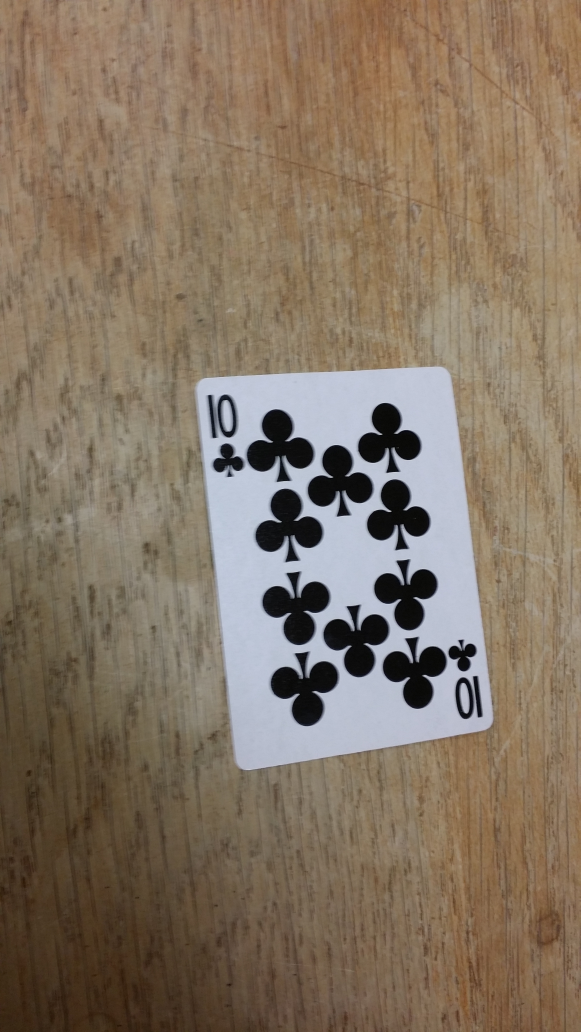
#> input picture img/cards-[C0]-001.jpg, 2322 x 4128 px (shown at 1/4 size)
$ python carddetection.py
#> lines starting #> are read from the running program, lines starting #| are printed output that depends on the picture; after the words box and inside, x2 and y2 are one past the last pixel; in counts of white or black regions, pixels touching at a corner belong together
### transform.py
# import the necessary packages
import numpy as np
import cv2

def order_points(pts):
	# initialzie a list of coordinates that will be ordered
	# such that the first entry in the list is the top-left,
	# the second entry is the top-right, the third is the
	# bottom-right, and the fourth is the bottom-left
	rect = np.zeros((4, 2), dtype = "float32")

	# the top-left point will have the smallest sum, whereas
	# the bottom-right point will have the largest sum
	s = pts.sum(axis = 1)
	rect[0] = pts[np.argmin(s)]
	rect[2] = pts[np.argmax(s)]

	# now, compute the difference between the points, the
	# top-right point will have the smallest difference,
	# whereas the bottom-left will have the largest difference
	diff = np.diff(pts, axis = 1)
	rect[1] = pts[np.argmin(diff)]
	rect[3] = pts[np.argmax(diff)]

	# return the ordered coordinates
	return rect

def four_point_transform(image, pts):
	# obtain a consistent order of the points and unpack them
	# individually
	rect = order_points(pts)
	(tl, tr, br, bl) = rect

	# compute the width of the new image, which will be the
	# maximum distance between bottom-right and bottom-left
	# x-coordiates or the top-right and top-left x-coordinates
	widthA = np.sqrt(((br[0] - bl[0]) ** 2) + ((br[1] - bl[1]) ** 2))
	widthB = np.sqrt(((tr[0] - tl[0]) ** 2) + ((tr[1] - tl[1]) ** 2))
	maxWidth = max(int(widthA), int(widthB))

	# compute the height of the new image, which will be the
	# maximum distance between the top-right and bottom-right
	# y-coordinates or the top-left and bottom-left y-coordinates
	heightA = np.sqrt(((tr[0] - br[0]) ** 2) + ((tr[1] - br[1]) ** 2))
	heightB = np.sqrt(((tl[0] - bl[0]) ** 2) + ((tl[1] - bl[1]) ** 2))
	maxHeight = max(int(heightA), int(heightB))

	# now that we have the dimensions of the new image, construct
	# the set of destination points to obtain a "birds eye view",
	# (i.e. top-down view) of the image, again specifying points
	# in the top-left, top-right, bottom-right, and bottom-left
	# order
	dst = np.array([
		[0, 0],
		[maxWidth - 1, 0],
		[maxWidth - 1, maxHeight - 1],
		[0, maxHeight - 1]], dtype = "float32")

	# compute the perspective transform matrix and then apply it
	M = cv2.getPerspectiveTransform(rect, dst)
	warped = cv2.warpPerspective(image, M, (maxWidth, maxHeight))

	# return the warped image
	return warped

### carddetection.py
# import the necessary packages
from transform import four_point_transform
from skimage.filters import threshold_local
import numpy as np
import argparse
import cv2
import imutils

# Test load img in grayscale
image = cv2.imread('img/cards-[C0]-001.jpg')
#> image is the input picture: shape (4128, 2322, 3); mean B, G, R 98.9, 116.5, 132.5
#cv2.imread('img/cards-[C0]-001.jpg')

ratio = image.shape[0] / 500.0
#> ratio = 8.26
orig = image.copy()
image = imutils.resize(image, height = 500)
#> image: shape (500, 281, 3)

# convert the image to grayscale, blur it, and find edges
# in the image
gray = cv2.cvtColor(image, cv2.COLOR_BGR2GRAY)
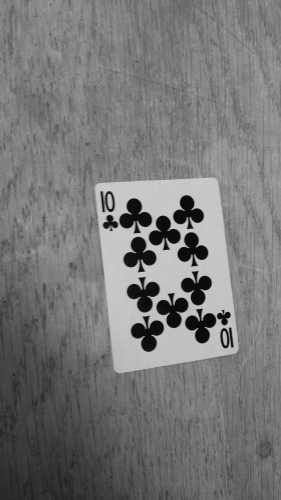
#> gray: shape (500, 281); min 8, max 203, mean 119.3
gray = cv2.GaussianBlur(gray, (5, 5), 0)
edged = cv2.Canny(gray, 75, 200)
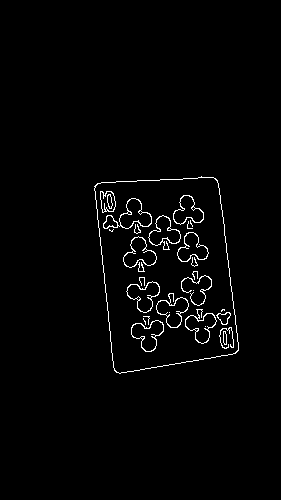
#> edged: shape (500, 281); 1.9% white in thin lines or dots, all inside (x1, y1, x2, y2) = (94, 176, 239, 374)

# show the original image and the edge detected image
print("STEP 1: Edge Detection")
cv2.imshow("Image", image)
cv2.imshow("Edged", edged)
cv2.waitKey(0)
cv2.destroyAllWindows()

# find the contours in the edged image, keeping only the
# largest ones, and initialize the screen contour
cnts = cv2.findContours(edged.copy(), cv2.RETR_LIST, cv2.CHAIN_APPROX_SIMPLE)
#> cnts = 54 contours, 24 with area under 20; largest, box (x1, y1, x2, y2) and area: (94, 176, 239, 374) 23046, (94, 177, 239, 374) 23034, (103, 198, 152, 229) 701, (131, 320, 164, 352) 598, (123, 236, 157, 268) 592
cnts = imutils.grab_contours(cnts)
cnts = sorted(cnts, key = cv2.contourArea, reverse = True)[:5]
#> cnts = 5 contours; box (x1, y1, x2, y2) and area: (94, 176, 239, 374) 23046, (94, 177, 239, 374) 23034, (103, 198, 152, 229) 701, (131, 320, 164, 352) 598, (123, 236, 157, 268) 592

# loop over the contours
for c in cnts:
	# approximate the contour
	peri = cv2.arcLength(c, True)
	approx = cv2.approxPolyDP(c, 0.02 * peri, True)

	# if our approximated contour has four points, then we
	# can assume that we have found our screen
	if len(approx) == 4:
		screenCnt = approx
		break
#> this loop made 1 pass
#> (peri, screenCnt) on pass 1: (635.4, [[215, 178], [94, 186], [116, 372], [238, 350]])

# show the contour (outline) of the piece of paper
print("STEP 2: Find contours of paper")
cv2.drawContours(image, [screenCnt], -1, (0, 255, 0), 2)
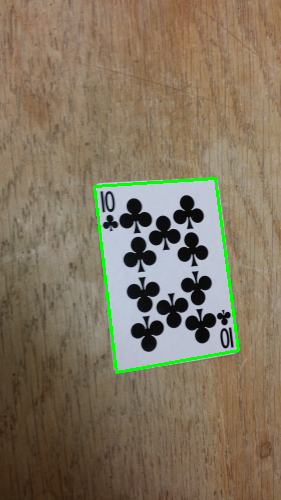
#> image: shape (500, 281, 3); mean B, G, R 96.4, 117.3, 130.2
cv2.imshow("Outline", image)
cv2.waitKey(0)
cv2.destroyAllWindows()

# apply the four point transform to obtain a top-down
# view of the original image
warped = four_point_transform(orig, screenCnt.reshape(4, 2) * ratio)
#> in order_points, `s = pts.sum(axis = 1)`: s = [3244.6, 2311.7, 4028.9, 4854.5]
#> in order_points, `diff = np.diff(pts, axis = 1)`: diff = [-305.5, 759.6, 2113.5, 924.7]
#> in four_point_transform, `rect = order_points(pts)`: rect = [[776.1, 1535.6], [1775, 1469.6], [1964.9, 2889.6], [957.7, 3071.2]]
#> in four_point_transform, `(tl, tr, br, bl) = rect`: tl = [776.1, 1535.6]; tr = [1775, 1469.6]; br = [1964.9, 2889.6]; bl = [957.7, 3071.2]
#> in four_point_transform, `widthA = np.sqrt(((br[0] - bl[0]) ** 2) + ((br[1] - bl[1]) ** 2))`: widthA = 1023.5
#> in four_point_transform, `widthB = np.sqrt(((tr[0] - tl[0]) ** 2) + ((tr[1] - tl[1]) ** 2))`: widthB = 1001.2
#> in four_point_transform, `maxWidth = max(int(widthA), int(widthB))`: maxWidth = 1023
#> in four_point_transform, `heightA = np.sqrt(((tr[0] - br[0]) ** 2) + ((tr[1] - br[1]) ** 2))`: heightA = 1432.7
#> in four_point_transform, `heightB = np.sqrt(((tl[0] - bl[0]) ** 2) + ((tl[1] - bl[1]) ** 2))`: heightB = 1546.3
#> in four_point_transform, `maxHeight = max(int(heightA), int(heightB))`: maxHeight = 1546
#> in four_point_transform, `dst = np.array([ [0, 0], [maxWidth - 1, 0], [maxWidth - 1, maxHeight -..`: dst = [[0, 0], [1022, 0], [1022, 1545], [0, 1545]]
#> in four_point_transform, `M = cv2.getPerspectiveTransform(rect, dst)`: M = [[0.924, -0.109, -549.2], [0.0663, 1, -1591.5], [-6.99e-05, 2.33e-05, 1]]
#> in four_point_transform, `warped = cv2.warpPerspective(image, M, (maxWidth, maxHeight))`:
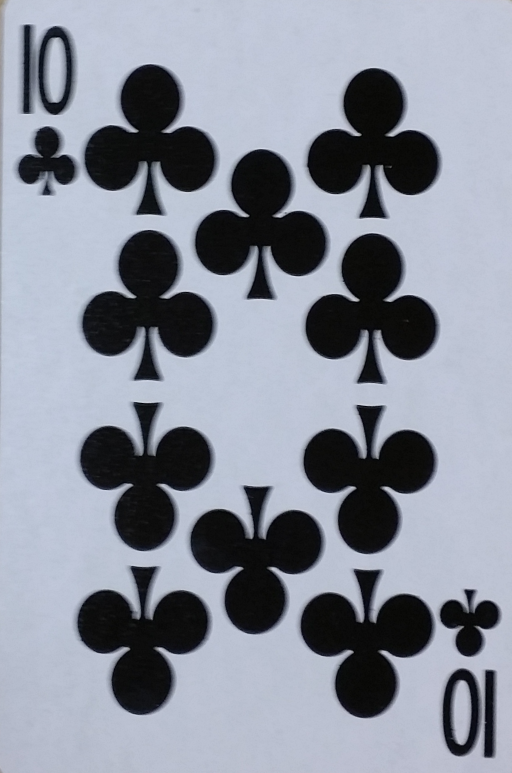
#> warped: shape (1546, 1023, 3) (shown at 1/2 size); mean B, G, R 154.5, 142.3, 137

# convert the warped image to grayscale, then threshold it
# to give it that 'black and white' paper effect
warped = cv2.cvtColor(warped, cv2.COLOR_BGR2GRAY)
#> warped: shape (1546, 1023)
T = threshold_local(warped, 11, offset = 10, method = "gaussian")
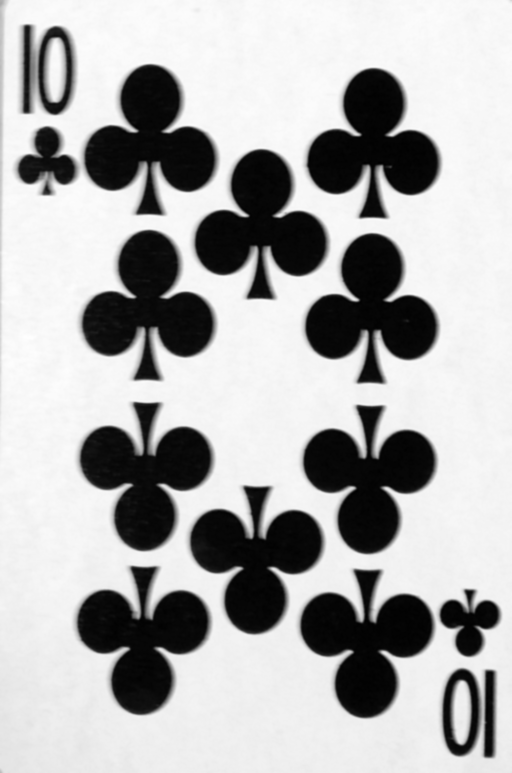
#> T: shape (1546, 1023) float64 (shown at 1/2 size); min -3.21, max 194, mean 132.1; drawn with min black and max white
warped = (warped > T).astype("uint8") * 255
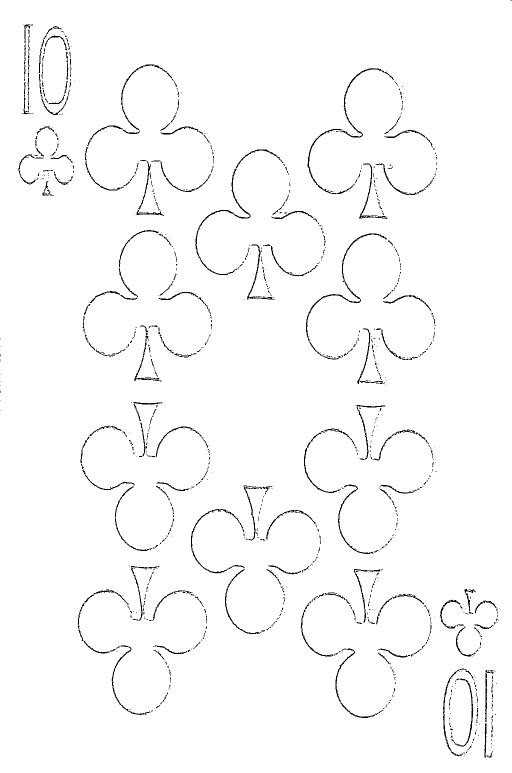
#> warped: shape (1546, 1023) (shown at 1/2 size); 98% white; black in thin lines or dots

# show the original and scanned images
print("STEP 3: Apply perspective transform")
cv2.imshow("Original", imutils.resize(orig, height = 650))
cv2.imshow("Scanned", imutils.resize(warped, height = 650))
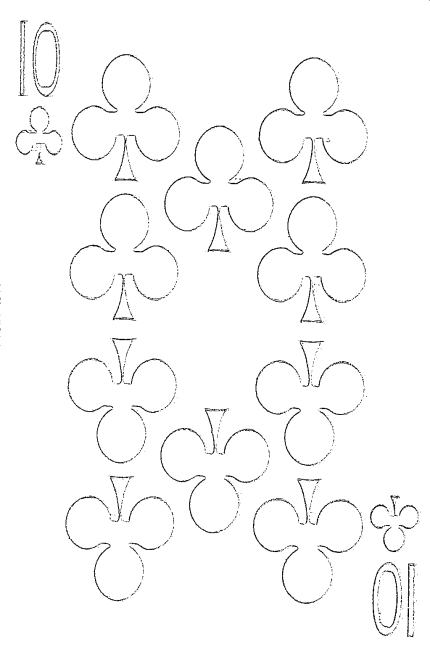
#> window 'Scanned': shape (650, 430); min 0, max 255, mean 250
cv2.waitKey(0)

$ run again, with img/cards-[C0]-002.jpg copied over img/cards-[C0]-001.jpg
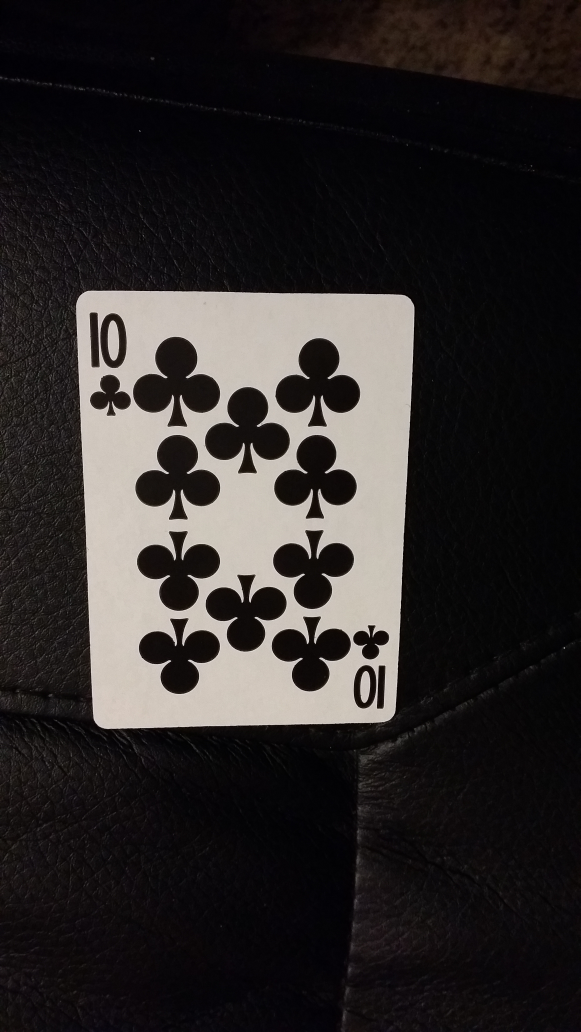
#> input picture img/cards-[C0]-002.jpg, 2322 x 4128 px (shown at 1/4 size)
#> image is the input picture: shape (4128, 2322, 3); mean B, G, R 40.8, 41.4, 45.1
#> `edged = cv2.Canny(gray, 75, 200)`:
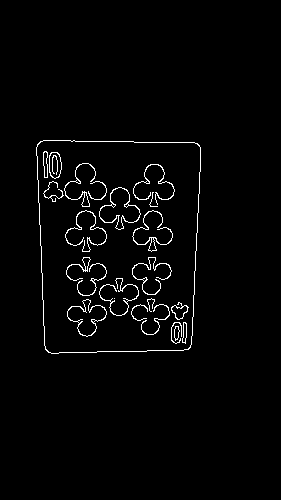
#> edged: shape (500, 281); 2.3% white in thin lines or dots, all inside (x1, y1, x2, y2) = (36, 140, 201, 354)
#> `cnts = cv2.findContours(edged.copy(), cv2.RETR_LIST, cv2.CHAIN_APPROX_..`: cnts = 43 contours, 15 with area under 20; largest, box (x1, y1, x2, y2) and area: (36, 140, 201, 354) 32589, (36, 140, 201, 354) 32577, (99, 187, 141, 230) 935, (99, 187, 141, 230) 876, (67, 299, 107, 337) 782
#> `cnts = sorted(cnts, key = cv2.contourArea, reverse = True)[:5]`: cnts = 5 contours; box (x1, y1, x2, y2) and area: (36, 140, 201, 354) 32589, (36, 140, 201, 354) 32577, (99, 187, 141, 230) 935, (99, 187, 141, 230) 876, (67, 299, 107, 337) 782
#> the loop `for c in cnts:` made 1 pass
#> (peri, screenCnt) on pass 1: (731.4, [[40, 141], [45, 349], [188, 349], [199, 145]])
#> s = [1494.3, 3252.9, 4433.5, 2840.1]
#> diff = [833.9, 2509.8, 1329.2, -445.8]
#> rect = [[330.2, 1164.1], [1642.9, 1197.1], [1552.1, 2881.3], [371.5, 2881.3]]
#> tl = [330.2, 1164.1]; tr = [1642.9, 1197.1]; br = [1552.1, 2881.3]; bl = [371.5, 2881.3]
#> widthA = 1180.6
#> widthB = 1313.1
#> maxWidth = 1313
#> heightA = 1686.7
#> heightB = 1717.7
#> maxHeight = 1717
#> dst = [[0, 0], [1312, 0], [1312, 1716], [0, 1716]]
#> M = [[0.914, -0.022, -276.3], [-0.0211, 0.837, -967.3], [-1.23e-05, -5.5e-05, 1]]
#> `cv2.imshow("Scanned", imutils.resize(warped, height = 650))`:
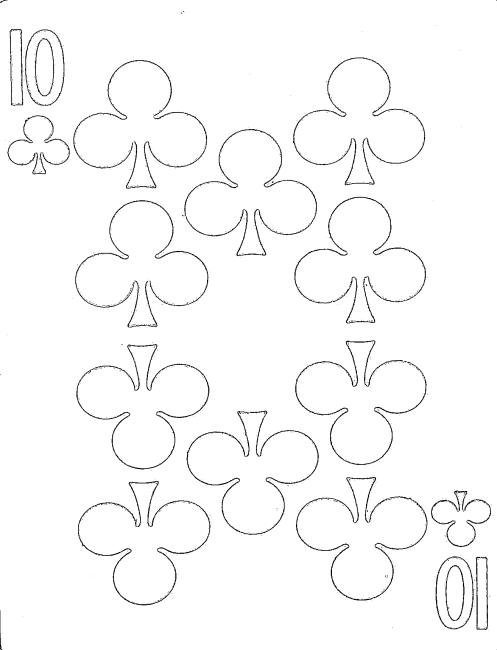
#> window 'Scanned': shape (650, 497); min 0, max 255, mean 249.5

$ run again, with img/cards-[C0]-004.jpg copied over img/cards-[C0]-001.jpg
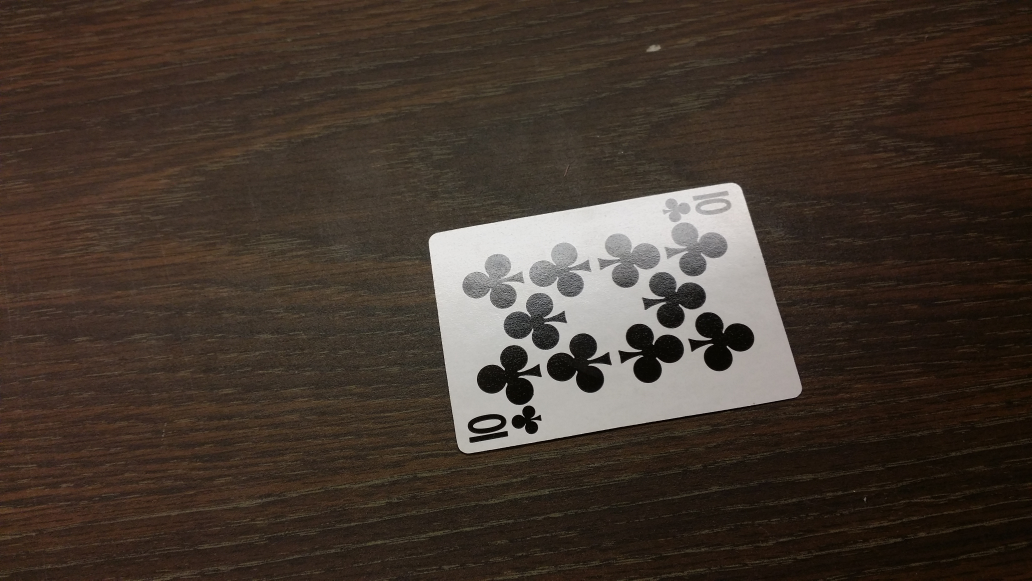
#> input picture img/cards-[C0]-004.jpg, 4128 x 2322 px (shown at 1/4 size)
#> image is the input picture: shape (2322, 4128, 3); mean B, G, R 46, 55.2, 67.4
#> `edged = cv2.Canny(gray, 75, 200)`:
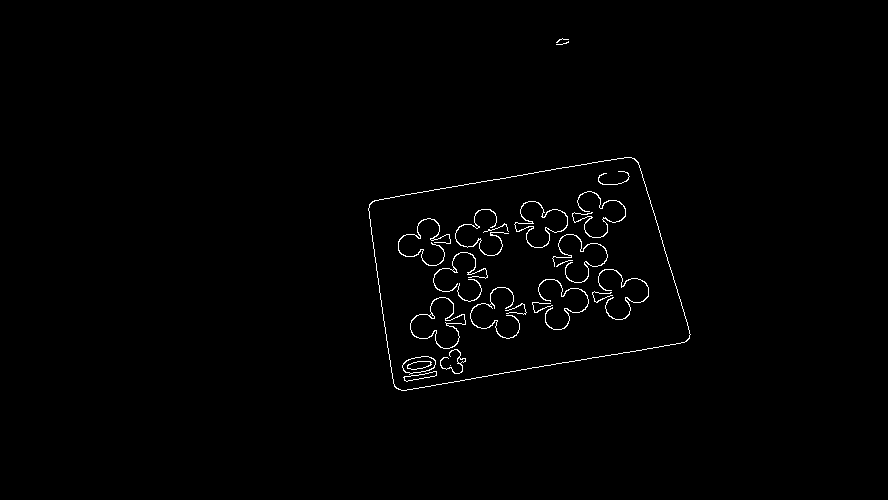
#> edged: shape (500, 888); 0.92% white in thin lines or dots, all inside (x1, y1, x2, y2) = (368, 38, 691, 391)
#> `cnts = cv2.findContours(edged.copy(), cv2.RETR_LIST, cv2.CHAIN_APPROX_..`: cnts = 35 contours, 13 with area under 20; largest, box (x1, y1, x2, y2) and area: (368, 157, 691, 391) 55255, (368, 157, 691, 391) 55239, (410, 297, 466, 349) 1570, (410, 297, 466, 349) 1500, (514, 201, 568, 248) 1379
#> `cnts = sorted(cnts, key = cv2.contourArea, reverse = True)[:5]`: cnts = 5 contours; box (x1, y1, x2, y2) and area: (368, 157, 691, 391) 55255, (368, 157, 691, 391) 55239, (410, 297, 466, 349) 1570, (410, 297, 466, 349) 1500, (514, 201, 568, 248) 1379
#> the loop `for c in cnts:` made 1 pass
#> (peri, screenCnt) on pass 1: (999.9, [[638, 162], [372, 201], [394, 386], [686, 341]])
#> s = [3715.2, 2661, 3622.3, 4769.4]
#> diff = [-2210.5, -794.1, -37.15, -1602.2]
#> rect = [[1727.6, 933.4], [2962.9, 752.3], [3185.8, 1583.6], [1829.7, 1792.6]]
#> tl = [1727.6, 933.4]; tr = [2962.9, 752.3]; br = [3185.8, 1583.6]; bl = [1829.7, 1792.6]
#> widthA = 1372.1
#> widthB = 1248.5
#> maxWidth = 1372
#> heightA = 860.6
#> heightB = 865.2
#> maxHeight = 865
#> dst = [[0, 0], [1371, 0], [1371, 864], [0, 864]]
#> M = [[1.23, -0.146, -1987.1], [0.182, 1.24, -1469.4], [9.49e-06, 0.000131, 1]]
#> `cv2.imshow("Scanned", imutils.resize(warped, height = 650))`:
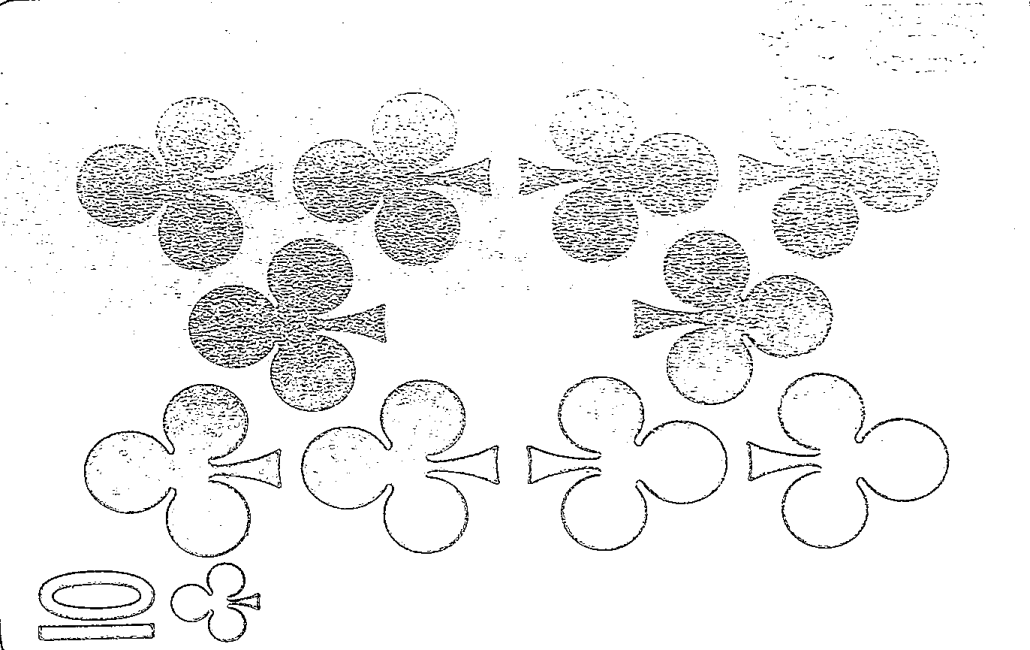
#> window 'Scanned': shape (650, 1030); min 0, max 255, mean 240.4
